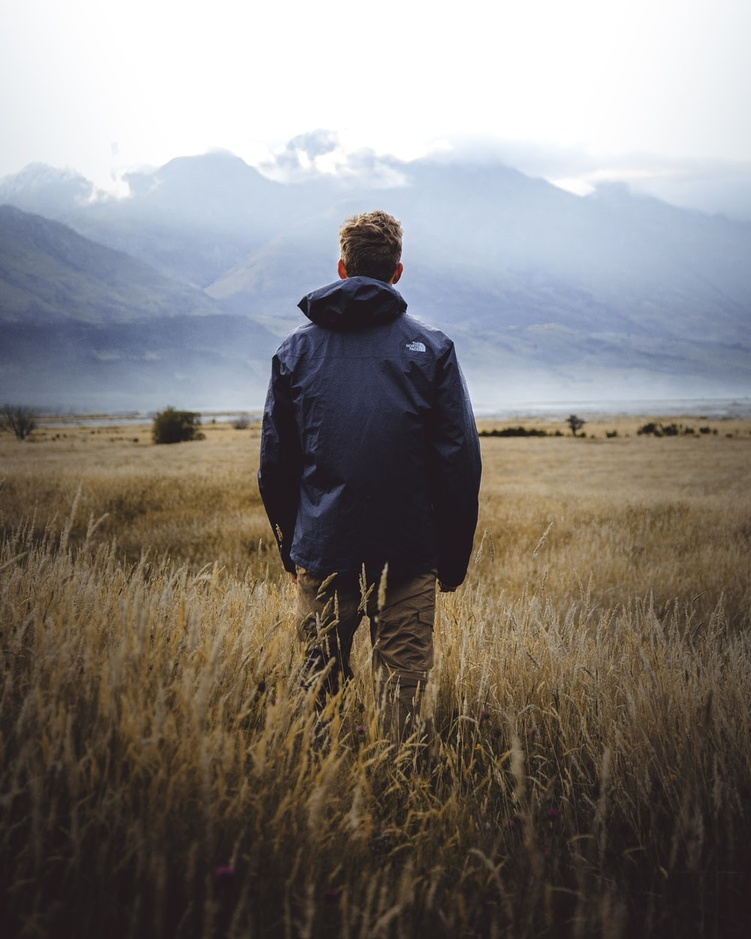
#> input picture test_img.jpeg, 751 x 939 px, shrunk from 1000 x 1250 before the run
$ python k-means_image.py
#> lines starting #> are read from the running program, lines starting #| are printed output that depends on the picture
import numpy as np
import matplotlib.pyplot as plt
import pandas as pd
import cv2
plt.ion()
K = 4 #number of clusters
epoches = 10 #number of iteration
eps = 1e-6
data = cv2.imread('test_img.jpeg')
#> data is the input picture: shape (939, 751, 3); mean B, G, R 121.8, 125.6, 130.2
h,w,c = data.shape[0],data.shape[1],data.shape[2]
#> h = 939; w = 751; c = 3
dataset = data.reshape((h*w,c))
dataset = (dataset-dataset.mean())/dataset.std()

for i in range(dataset.shape[1]):
    dataset[:,i] = (dataset[:,i]-dataset[:,i].mean())/dataset[:,i].std()

mean = np.random.rand(K,dataset.shape[1])
score_map = np.zeros((dataset.shape[0],K))

l = {0:np.array([255,0,0]),1:np.array([0,255,0]),2:np.array([0,0,255]),3:np.array([0,255,255]),4:np.array([50,50,255])}

for epoch in range(epoches):
    img_temp = np.zeros((h*w,3))
    score_map = np.zeros((dataset.shape[0],K))
    for i in range(K):
        score_map[:,i] = np.sum(np.power(dataset-mean[i,:],2),axis=1)
    k_index = np.argmin(score_map,axis=1)
    for i in range(K):
        mean[i,:] = np.sum(dataset[np.where(k_index==i)[0],:],axis=0)/(np.where(k_index==i)[0].shape[0]+eps)
        img_temp[np.where(k_index==i)[0],:] = l[i]
    plt.imshow(img_temp.reshape((h,w,c)))
    plt.savefig('out_img.png')
    plt.pause(1e-6)
#> this loop made 10 passes
#> pass 1, `plt.savefig('out_img.png')`:
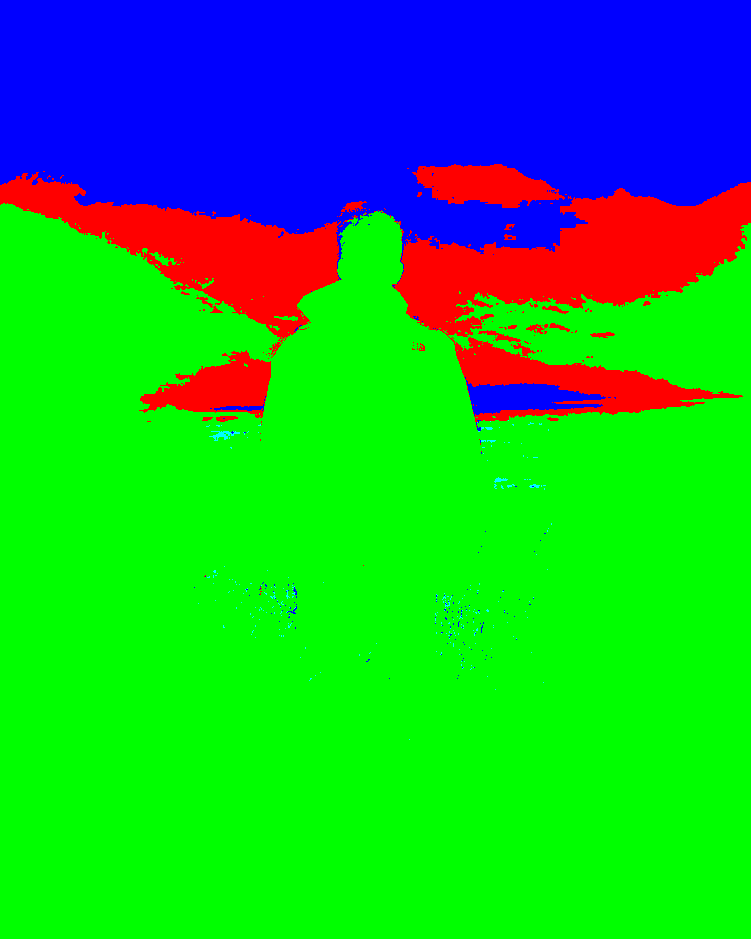
#> shown: shape (939, 751, 3) float64; mean R, G, B 0.0958, 0.678, 0.228
#> pass 2, `plt.savefig('out_img.png')`:
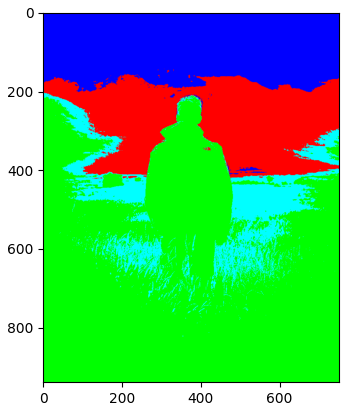
#> figure drawn by matplotlib, 1 panel
#> after the loop, mean = [[0.915, 0.728, 0.557], [-0.962, -1.03, -1.04], [1.48, 1.55, 1.58], [-0.361, -0.188, -0.0694]]
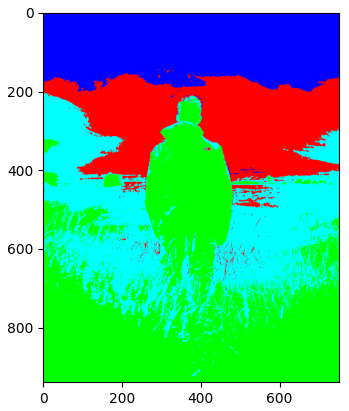
#> figure drawn by matplotlib, 1 panel
